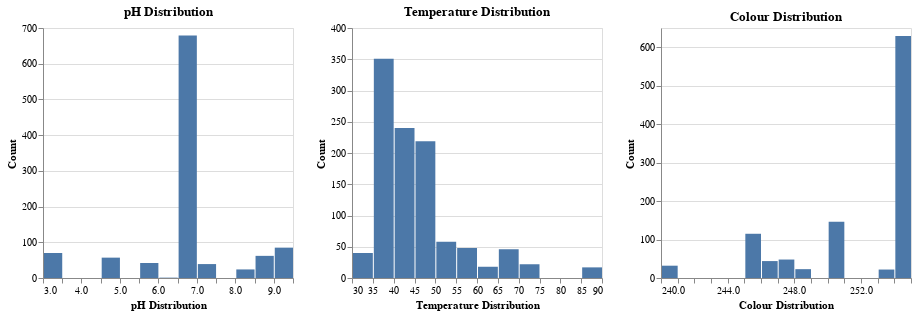

The cell this chart's notebook holds for it:
### Markdown cell above
---

### Code cell
numerical_features = ['pH', 'Temperature', 'Colour']

charts = []

for feature in numerical_features:
    chart = alt.Chart(full_milk).mark_bar().encode(
        x=alt.X(feature, bin=alt.Bin(maxbins=20), title=f"{feature} Distribution"),
        y=alt.Y('count()', title='Count')
    ).properties(
        title=f"{feature} Distribution",
        width=250,
        height=250
    )
    charts.append(chart)

horizontal_charts = alt.hconcat(*charts)

horizontal_charts.display()

### Figure 1 — Vega-Lite specification as saved in the notebook (floating-point values rounded to 4 significant figures; data arrays with more than 128 entries replaced by an {"elided": "..."} marker saying what was removed)
{"config": {"view": {"continuousWidth": 300, "continuousHeight": 300}}, "hconcat": [{"mark": {"type": "bar"}, "encoding": {"x": {"bin": {"maxbins": 20}, "field": "pH", "title": "pH Distribution", "type": "quantitative"}, "y": {"aggregate": "count", "title": "Count", "type": "quantitative"}}, "height": 250, "title": "pH Distribution", "width": 250}, {"mark": {"type": "bar"}, "encoding": {"x": {"bin": {"maxbins": 20}, "field": "Temperature", "title": "Temperature Distribution", "type": "quantitative"}, "y": {"aggregate": "count", "title": "Count", "type": "quantitative"}}, "height": 250, "title": "Temperature Distribution", "width": 250}, {"mark": {"type": "bar"}, "encoding": {"x": {"bin": {"maxbins": 20}, "field": "Colour", "title": "Colour Distribution", "type": "quantitative"}, "y": {"aggregate": "count", "title": "Count", "type": "quantitative"}}, "height": 250, "title": "Colour Distribution", "width": 250}], "data": {"name": "data-cd0fed852ad605233c99191056f04cfa"}, "$schema": "https://vega.github.io/schema/vega-lite/v5.20.1.json", "datasets": {"data-cd0fed852ad605233c99191056f04cfa": {"elided": "1059 records"}}}
